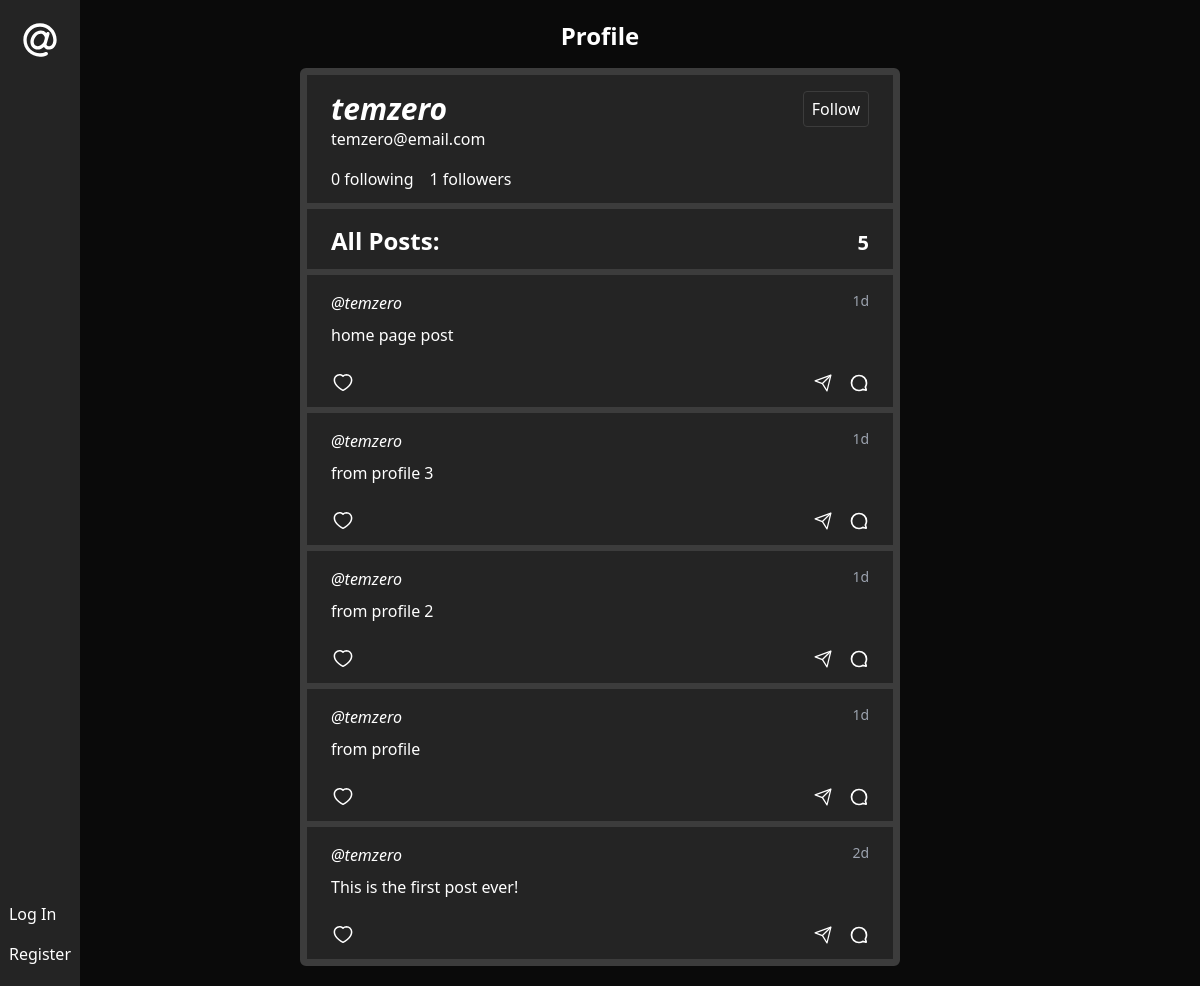
Before: /profile/1 with the older database file.
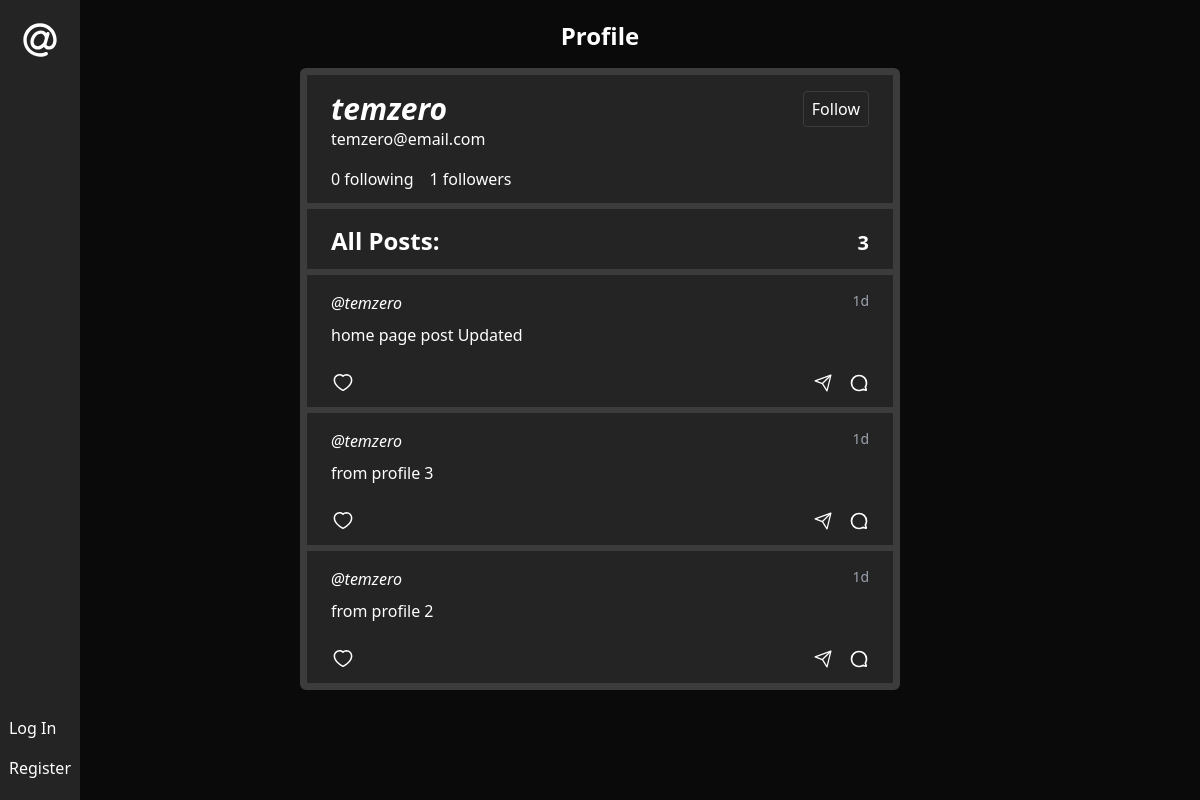
After: the same page with the newer database file.
### network/models.py (models this page shows, shortened)
class Post(models.Model):
    user = models.ForeignKey(User, on_delete=models.CASCADE, related_name='author')
    content = models.CharField(max_length=999)
    likers = models.ManyToManyField(User, through='Like', related_name='liked_posts')
    time = models.DateTimeField(auto_now_add=True)
    def time_ago(self):
        diff = now() - self.time
        if diff < timedelta(minutes=1):
            return "Just now"
        elif diff < timedelta(hours=1):
            return f"{int(diff.total_seconds() / 60)}m"
        elif diff < timedelta(days=1):
            return f"{int(diff.total_seconds() / 3600)}h"
        elif diff < timedelta(days=7):
            return f"{diff.days}d"
        else:
            return self.time.strftime('%d %b %Y')

class User(AbstractUser):
    pass

### network/views.py (the view)
# urls.py: path("profile/<int:user_id>", views.profile, name="profile"),
def profile(request, user_id):
    user = User.objects.get(pk=user_id)
    posts = Post.objects.filter(user=user).order_by('id').reverse()
    followed = Follow.objects.filter(follower=user)
    followers = Follow.objects.filter(followed=user)
    return render(request, "network/profile.html", {
        'profileUser': user,
        'posts': posts,
        'followed': followed,
        'followers': followers
    })

### network/templates/network/profile.html (shortened to what this page needs)
{% extends "network/layout.html" %}
{% block body %}
    <h1 class="text-2xl font-bold mb-4">
       Profile
    </h1>
    <div class="posts">
        <div class="profile">
            <div class="flex justify-between">
                <div class="font-bold italic text-3xl">{{ profileUser.username }}</div>
                {% if user.id != profileUser.id %}
                    {% if followed %}
                        <a href="{% url 'makeFollow' follower_id=profileUser.id type='unfollow' %}" class="button">Unfollow</a>
                    {% else %}
                        <a href="{% url 'makeFollow' follower_id=profileUser.id type='follow' %}" class="button">Follow</a>
                    {% endif %}
                {% endif %}
            </div>
            <div>{{ profileUser.email }}</div>
            <div class="flex gap-4 mt-4">
                <div>{{followed.count}} following</div>
                <div>{{followers.count}} followers</div>
            </div>
        </div>
        <div class="profile flex justify-between items-end  font-semibold ">
            <h1 class="text-2xl">All Posts:</h1>
            <h2 class="text-xl">{{posts|length}}</h2>
        </div>
        {% for post in posts %}
            <div class="post" id="{{ post.id }}">
                <div class="flex justify-between">
                    <h1 class="post-username italic">@{{post.user}}</h1>
                    <h3 class="post-time text-sm text-gray-400">{{ post.time_ago }}</h3>
                </div>
                <h1 class="post-content mt-2 mb-6">{{post.content}}</h1>
                <div class="flex gap-4 items-center justify-between">
                    <a class="hover:opacity-80 cursor-pointer flex items-center" onclick="event.stopPropagation(); alert('Liked!');">
                        <img class="h-6 w-6 self-start" src="../../static/icons/heart.svg" alt="Like">
                    </a>
                    <div class="flex gap-4">
                        <a class="hover:opacity-80 cursor-pointer flex items-center" onclick="event.stopPropagation(); alert('Share!');">
                            <img class="h-5 w-5 self-end" src="../../static/icons/share.svg" alt="Share">
                        </a>
                        <a class="hover:opacity-80 cursor-pointer flex items-center" onclick="event.stopPropagation(); alert('Comment!');">
                            <img class="h-5 w-5 self-end" src="../../static/icons/comment.svg" alt="Comment">
                        </a>
                    </div>
                </div>
            </div>
        {% endfor %}
    </div>
    {% if user.is_authenticated %}
        {% load static %}
    {% endif %}
{% endblock %}

Changed rows visible on the page:
removed Post: user "temzero", time_ago "1d", content "from profile"
removed Post: user "temzero", time_ago "2d", content "This is the first post ever!"
changed Post: content "home page post" → "home page post Updated"
Other visible differences:
{{ posts|length }}: "5" → "3"
